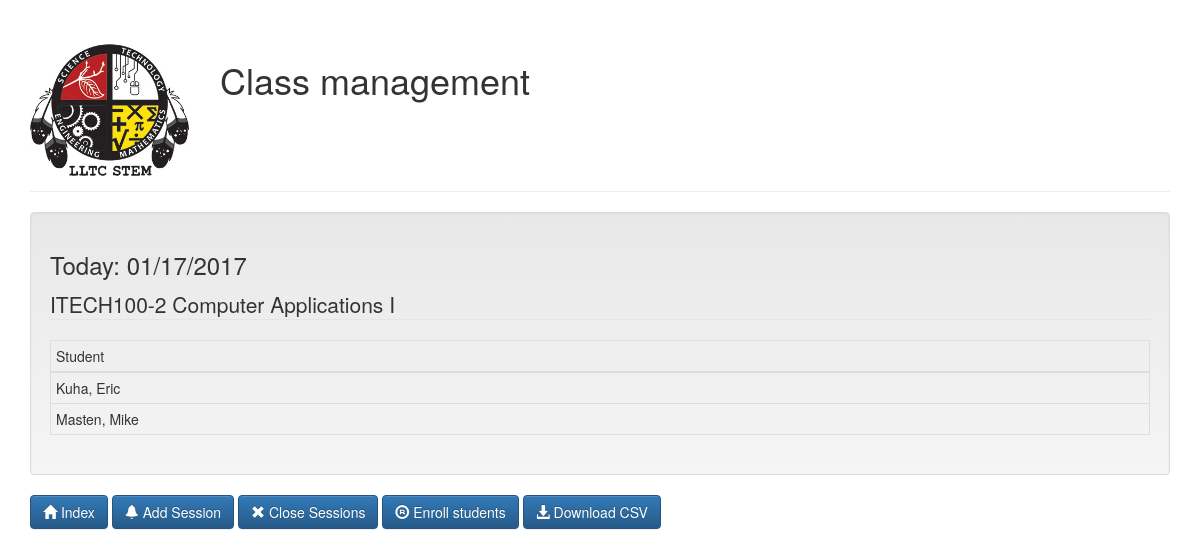
The page /instructor/class_detail/3 (signed in) on the database its author committed.
### attendance/models.py (models this page shows, shortened)
class Class(models.Model):
    SPRING = 0
    FALL = 1
    SEMESTERS = (
        (SPRING, 'Spring'),
        (FALL, 'Fall')
    )
    semester = models.SmallIntegerField(choices=SEMESTERS)
    year = models.IntegerField()
    class_id = models.CharField(max_length=12)
    name = models.CharField(max_length=30)
    enrolled_students = models.ManyToManyField('Student', blank=True)
    class Meta:
        verbose_name_plural = "Classes"

class Student(models.Model):
    first_name = models.CharField(max_length=30)
    last_name = models.CharField(max_length=30)
    student_id = models.CharField(max_length=6, unique=True)

### instructor/views.py (the view)
# urls.py: url(r'^class_detail/(?P<pk>[0-9]+)$', views.ClassDetailView.as_view(), name='class_detail'),
class ClassDetailView(generic.DetailView):
    template_name = "instructor/class_detail.html"
    model = Class
    context_object_name = 'class_detail'
    def get_context_data(self, **kwargs):
        context = super(ClassDetailView, self).get_context_data(**kwargs)
        if self.request.user.is_authenticated():
            my_class = self.get_object()
            my_sessions = Session.objects.filter(session_class=my_class).order_by('date')
            context['sessions'] = my_sessions
        return context

### instructor/templates/instructor/class_detail.html (shortened to what this page needs)
<!DOCTYPE html>
<html lang="en">
{% load static i18n widget_tweaks %}
<head>
    <link rel="stylesheet" href="https://maxcdn.bootstrapcdn.com/bootstrap/3.3.7/css/bootstrap.min.css">
    <link rel="stylesheet" href="https://maxcdn.bootstrapcdn.com/bootstrap/3.3.7/css/bootstrap-theme.min.css">
    <link rel="stylesheet" href="{% static "instructor/stylesheets/main.css" %}" type="text/css" />
    <div class="container">
        <div class="page-header">
            <div class="row row-table">
                <div class="vcenter">
                    <div class="col-lg-2 col-sm-6"><img class="img-responsive" src="{% static "instructor/images/stem_logo.jpg" %}"/></div>
                    <div class="col-lg-10 col-sm-6"><h1>Class management</h1></div>
                </div>
            </div>
        </div>
        {% if user.is_authenticated %}
            <section>
                <div class="well">
                    {% if class_detail %}
                        <h3>Today: {% now "SHORT_DATE_FORMAT" %}</h3>
                        <table class="table table-bordered table-condensed table-hover">
                            <legend>{{ class_detail.class_id }} {{ class_detail.name }}</legend>
                            <thead>
                            <tr>
                                <td>Student</td>
                            </tr>
                            </thead>
                            {% for student in class_detail.enrolled_students.all %}
                                <tr>
                                    <td>{{ student.last_name }}, {{ student.first_name }}</td>
                                </tr>
                            {% endfor %}
                        </table>
                    {% endif %}
                </div>
            </section>
            <section>
                <a href="{% url 'instructor:instructor_index' %}" class="btn btn-primary">
                    <span class="glyphicon glyphicon-home"></span> Index
                </a>
                <a href="{% url 'instructor:instructor_create_session' class_detail.id %}" class="btn btn-primary">
                    <span class="glyphicon glyphicon-bell"></span> Add Session
                </a>
                <a href="{% url 'instructor:close_sessions' class_detail.id %}" class="btn btn-primary">
                    <span class="glyphicon glyphicon-remove"></span> Close Sessions
                </a>
                <a href="{% url 'instructor:enroll_students' class_detail.id %}" class="btn btn-primary">
                    <span class="glyphicon glyphicon-registration-mark"></span> Enroll students
                </a>
                <a href="{% url 'instructor:csv' class_detail.id %}" class="btn btn-primary">
                    <span class="glyphicon glyphicon-download-alt"></span> Download CSV
                </a>
            </section>
        {% endif %}
    </div>
</head>
<body>
</body>
</html>

### instructor/static/instructor/stylesheets/main.css (style rules this page uses)
.row-table { display:table; width: 100%; }
.vcenter { display:table-cell; vertical-align: middle; }

### rows shown on the page
Class: class_id "ITECH100-2", name "Computer Applications I"
Student: last_name "Kuha", first_name "Eric"
Student: last_name "Masten", first_name "Mike"
